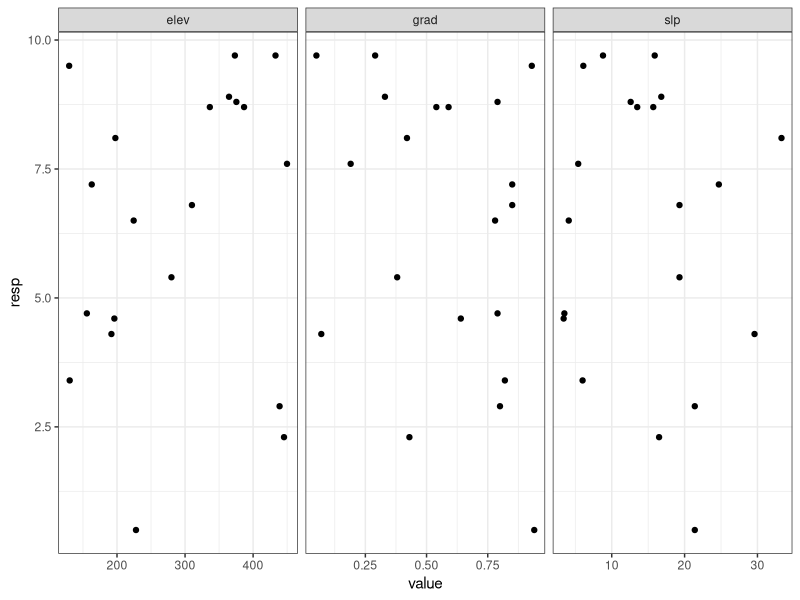
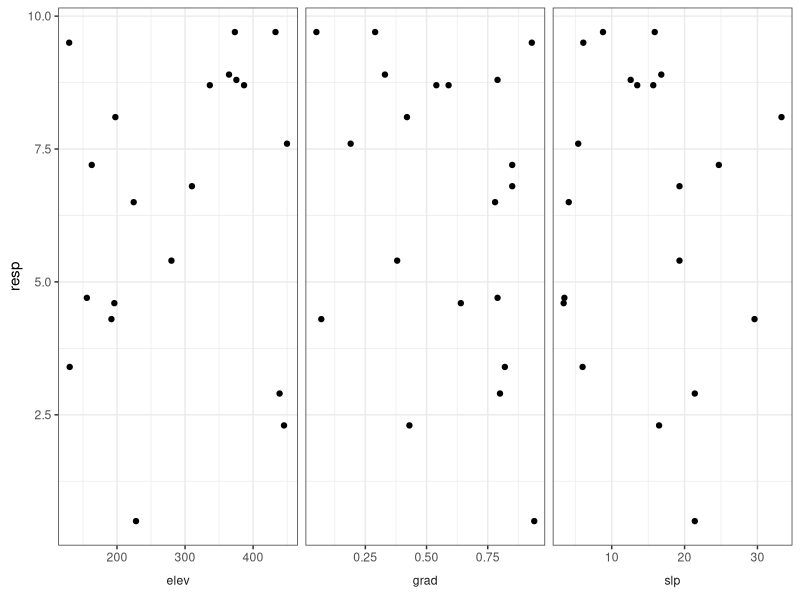
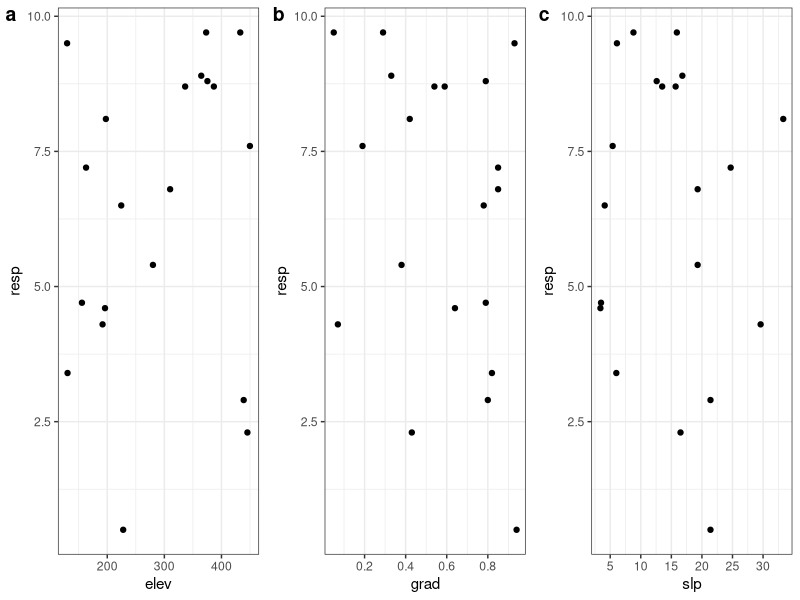
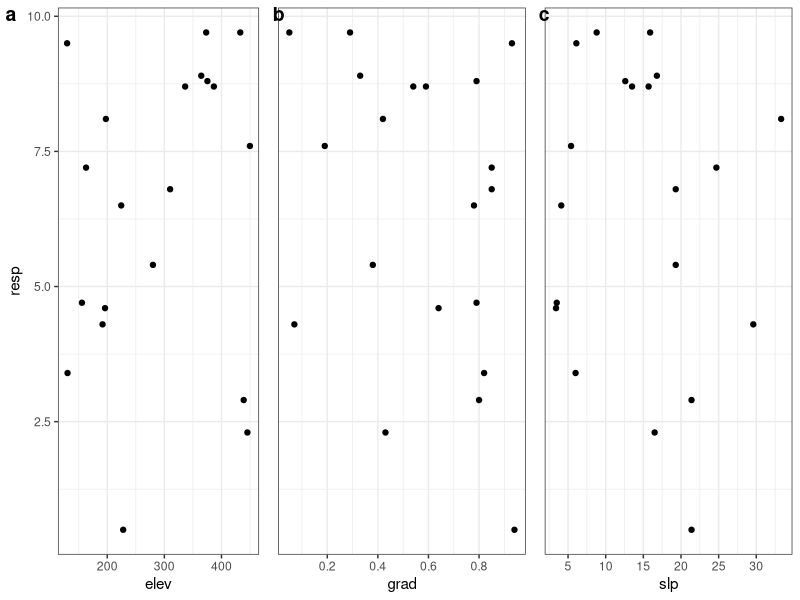
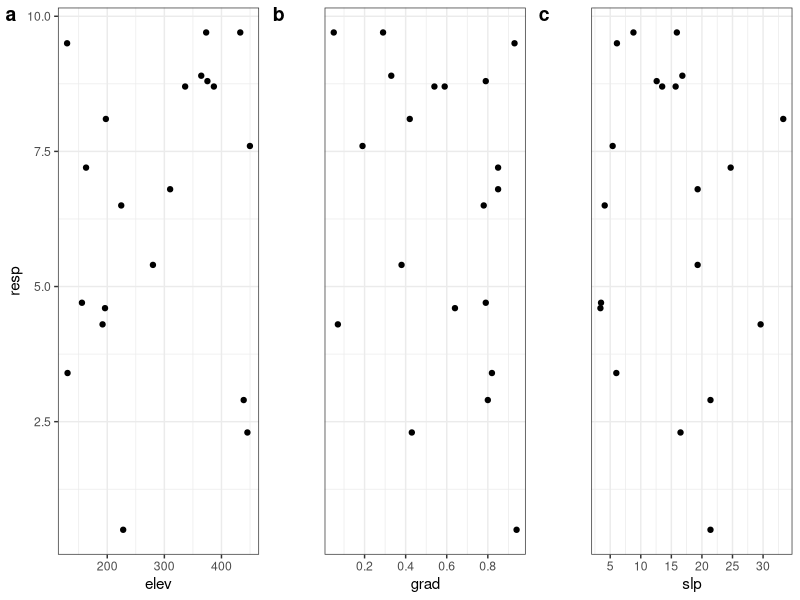
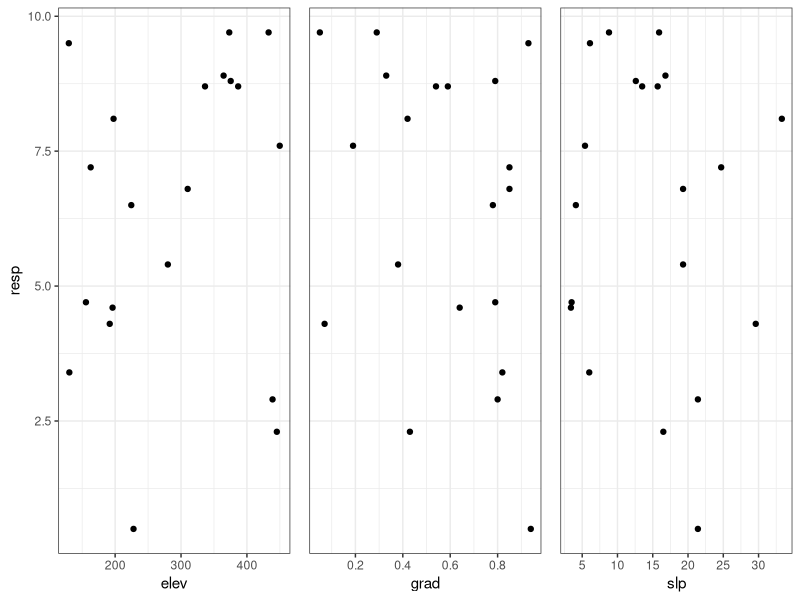
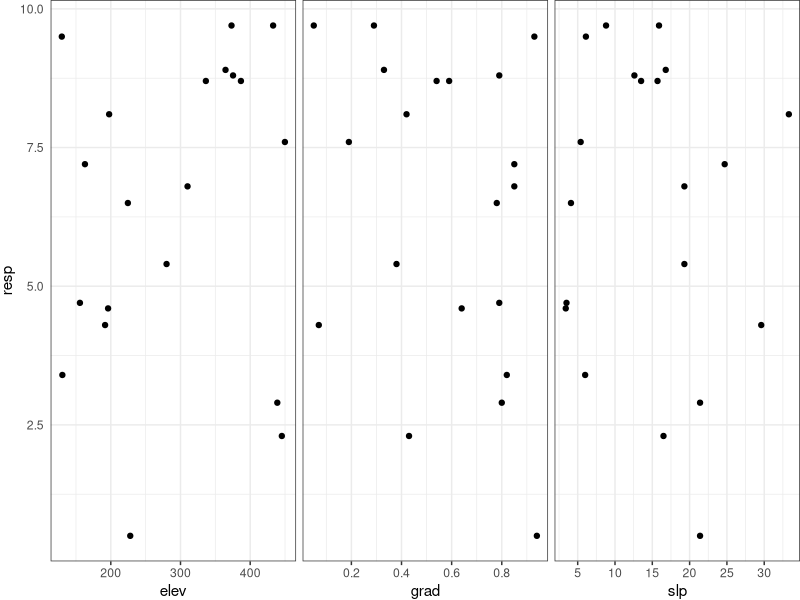
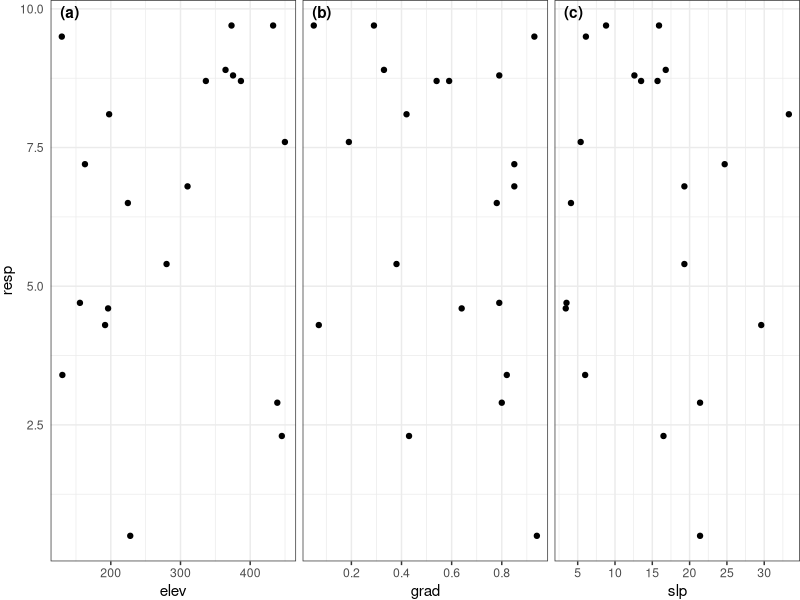

Source code (R) for these figures, in order:
## ---- chunk 1
knitr::opts_chunk$set(comment = "#")
## ---- chunk 2
library(ggplot2) # v. 3.1.1
library(tidyr) # v. 0.8.3
library(egg) # v. 0.4.2
## ---- chunk 3
set.seed(16)
dat = data.frame(elev = round( runif(20, 100, 500), 1),
                 resp = round( runif(20, 0, 10), 1),
                 grad = round( runif(20, 0, 1), 2),
                 slp = round( runif(20, 0, 35),1) )
head(dat)
## ---- chunk 4
datlong = gather(dat, key = "variable", value = "value", -resp)
head(datlong)
## ---- chunk 5
ggplot(datlong, aes(x = value, y = resp) ) +
     geom_point() +
     theme_bw() +
     facet_wrap(~variable, scales = "free_x")
## ---- chunk 6
ggplot(datlong, aes(x = value, y = resp) ) +
     geom_point() +
     theme_bw() +
     facet_wrap(~variable, scales = "free_x", strip.position = "bottom") +
     theme(strip.background = element_blank(),
           strip.placement = "outside") +
     labs(x = NULL)
## ---- chunk 7
elevplot = ggplot(dat, aes(x = elev, y = resp) ) +
     geom_point() +
     theme_bw()

gradplot = ggplot(dat, aes(x = grad, y = resp) ) +
     geom_point() +
     theme_bw() +
     scale_x_continuous(breaks = seq(0, 1, by = 0.2) )

slpplot = ggplot(dat, aes(x = slp, y = resp) ) +
     geom_point() +
     theme_bw() +
     scale_x_continuous(breaks = seq(0, 35, by = 5) )
## ---- chunk 8
cowplot::plot_grid(elevplot, 
                   gradplot, 
                   slpplot,
                   nrow = 1,
                   labels = "auto")
## ---- chunk 9
cowplot::plot_grid(elevplot, 
                   gradplot + theme(axis.text.y = element_blank(),
                                    axis.ticks.y = element_blank(),
                                    axis.title.y = element_blank() ), 
                   slpplot + theme(axis.text.y = element_blank(),
                                    axis.ticks.y = element_blank(),
                                    axis.title.y = element_blank() ),
                   nrow = 1,
                   labels = "auto")
## ---- chunk 10
cowplot::plot_grid(elevplot, 
                   gradplot + 
                        theme(axis.text.y = element_blank(),
                              axis.ticks.y = element_blank(),
                              axis.title.y = element_blank() ), 
                   slpplot + 
                        theme(axis.text.y = element_blank(),
                              axis.ticks.y = element_blank(),
                              axis.title.y = element_blank() ),
                   nrow = 1,
                   labels = "auto",
                   align = "v")
## ---- chunk 11
elevplot = ggplot(dat, aes(x = elev, y = resp) ) +
     geom_point() +
     theme_bw()

gradplot = ggplot(dat, aes(x = grad, y = resp) ) +
     geom_point() +
     theme_bw() +
     scale_x_continuous(breaks = seq(0, 1, by = 0.2) )

slpplot = ggplot(dat, aes(x = slp, y = resp) ) +
     geom_point() +
     theme_bw() +
     scale_x_continuous(breaks = seq(0, 35, by = 5) )
## ---- chunk 12
ggarrange(elevplot, 
          gradplot + 
               theme(axis.text.y = element_blank(),
                     axis.ticks.y = element_blank(),
                     axis.title.y = element_blank() ), 
          slpplot + 
               theme(axis.text.y = element_blank(),
                     axis.ticks.y = element_blank(),
                     axis.title.y = element_blank() ),
          nrow = 1)
## ---- chunk 13
ggarrange(elevplot +
               theme(axis.ticks.y = element_blank(),
                     plot.margin = margin(r = 1) ), 
          gradplot + 
               theme(axis.text.y = element_blank(),
                     axis.ticks.y = element_blank(),
                     axis.title.y = element_blank(),
                     plot.margin = margin(r = 1, l = 1) ), 
          slpplot + 
               theme(axis.text.y = element_blank(),
                     axis.ticks.y = element_blank(),
                     axis.title.y = element_blank(),
                     plot.margin = margin(l = 1)  ),
          nrow = 1)
## ---- chunk 14
ggarrange(tag_facet(elevplot +
                          theme(axis.ticks.y = element_blank(),
                                plot.margin = margin(r = 1) ) +
                          facet_wrap(~"elev"),
                     tag_pool = "a"), 
          tag_facet(gradplot + 
                          theme(axis.text.y = element_blank(),
                                axis.ticks.y = element_blank(),
                                axis.title.y = element_blank(),
                                plot.margin = margin(r = 1, l = 1) ) +
                          facet_wrap(~"grad"), 
                    tag_pool = "b" ), 
          tag_facet(slpplot + 
                          theme(axis.text.y = element_blank(),
                                axis.ticks.y = element_blank(),
                                axis.title.y = element_blank(),
                                plot.margin = margin(l = 1)  ) +
                          facet_wrap(~"slp"),
                     tag_pool = "c"),
          nrow = 1)
